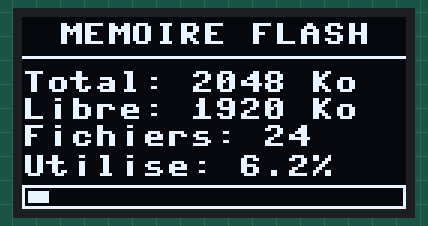
Recording of a program running on a simulated Raspberry Pi Pico running MicroPython. Parts: 128×64 one-colour display. Library files of the repository ran but are not shown: ssd1306.py; what the program prints to the serial console is not drawn.

Above: at 0.1 s.

The program:

FlashSize_OLED.py
```python
import os
from machine import Pin, I2C
import ssd1306
import time

# 1. Configuration du matériel (Broches et I2C)
# SDA = Pin 12 (GP12), SCL = Pin 13 (GP13) -> Bus matériel I2C(0)
i2c = I2C(0, sda=Pin(12), scl=Pin(13), freq=400000)

# Initialisation de l'écran SSD1306 (128x64 pixels)
oled = ssd1306.SSD1306_I2C(128, 64, i2c)

def compter_fichiers(chemin='/'):
    """Compte récursivement tous les fichiers de la flash (MicroPython friendly)."""
    total_fichiers = 0
    try:
        for entree in os.listdir(chemin):
            # Recréer le chemin complet de l'élément
            suffixe = '' if chemin == '/' else '/'
            chemin_complet = f"{chemin}{suffixe}{entree}"

            try:
                # Récupérer les métadonnées (os.stat sur Pico renvoie des infos de type tuple)
                # Le premier élément indique s'il s'agit d'un dossier (0x4000) ou d'un fichier (0x8000)
                mode = os.stat(chemin_complet)[0]
                if mode & 0x4000:  # C'est un répertoire/dossier
                    total_fichiers += compter_fichiers(chemin_complet)
                else:  # C'est un fichier
                    total_fichiers += 1
            except:
                # Sécurité si un fichier système est inaccessible
                pass
    except:
        pass
    return total_fichiers

def obtenir_espace_flash():
    """Récupère l'espace de stockage et compte les fichiers."""
    info = os.statvfs('/')

    # Extraction des valeurs numériques du tuple (AJOUTER LES CORCHETS [])
    taille_bloc = info[0]   # Taille du bloc (ex: 4096)
    blocs_totaux = info[2]  # Nombre total de blocs
    blocs_libres = info[3]  # Nombre de blocs libres

    # Le reste des calculs fonctionne maintenant parfaitement
    total = (blocs_totaux * taille_bloc) / 1024
    libre = (blocs_libres * taille_bloc) / 1024
    utilise = total - libre

    pct_utilise = (utilise / total) * 100 if total > 0 else 0
    nb_fichiers = compter_fichiers('/')

    return total, libre, pct_utilise, nb_fichiers

def dessiner_interface(total, libre, pct_utilise, nb_fichiers):
    """Dessine une interface graphique claire et professionnelle."""
    # Effacer l'écran
    oled.fill(0)

    # --- EN-TÊTE ---
    oled.text("MEMOIRE FLASH", 12, 2, 1)
    oled.hline(0, 13, 128, 1) # Ligne de séparation

    # --- TEXTE DES DONNÉES ---
    oled.text(f"Total: {total:.0f} Ko", 0, 18, 1)
    oled.text(f"Libre: {libre:.0f} Ko", 0, 27, 1)
    oled.text(f"Fichiers: {nb_fichiers}", 0, 36, 1) # Nouvelle ligne ajoutée

    # --- SECTION GRAPHIQUE (Barre de progression) ---
    oled.text(f"Utilise: {pct_utilise:.1f}%", 0, 46, 1)

    # Dessin du contour de la jauge
    oled.rect(0, 56, 128, 8, 1)

    # Remplissage de la jauge
    largeur_barre = int((pct_utilise / 100) * 124)
    if largeur_barre > 0:
        oled.fill_rect(2, 58, largeur_barre, 4, 1)

    # Envoyer le dessin à l'écran
    oled.show()

# Boucle principale de rafraîchissement
print("Affichage mis a jour sur l'ecran SSD1306...")
try:
    while True:
        # Récupération des données globales
        total, libre, pct_utilise, nb_fichiers = obtenir_espace_flash()

        # Mise à jour graphique
        dessiner_interface(total, libre, pct_utilise, nb_fichiers)

        # Pause de 5 secondes pour économiser les ressources de calcul
        time.sleep(5)

except KeyboardInterrupt:
    print("Programme arrete.")
    oled.fill(0)
    oled.show()
```
